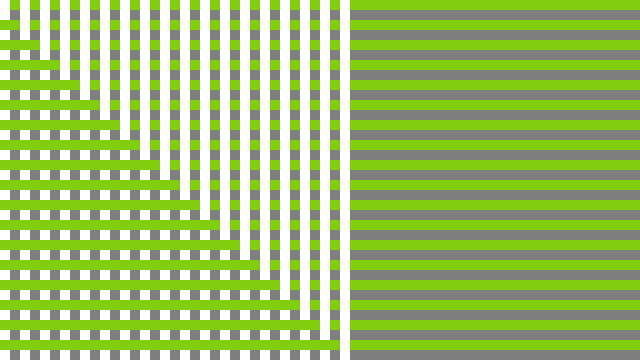
Frame 1 (no input)
Frame 60 (the mouse pressed at the canvas centre just before this capture): identical to frame 1, image omitted
Frame 120 (the mouse held since frame 60 and released just before this capture): identical to frame 1, image omitted

The Processing sketch that drew this single still picture (run headless with seeded random() and noise(); from frame 60 on, the mouse is pressed at the canvas centre):

// Processing sketch: widthHeight
// ── widthHeight.pde
/*
Width and Height.

The 'width' and 'height' variables contain the width and height of the display window as defined in the size() function.
*/

void setup() {
  size(640, 360);
}

void draw() {
  background(127); 
  noStroke(); // Disables drawing the stroke (outline). If both noStroke() and noFill() are called, nothing will be drawn to the screen. 
  
  for (int i = 0; i < height; i += 20){
    fill(129, 206, 15);    // Sets the color used to fill shapes
    rect(0, i, width, 10); // Draws a rectangle to the screen.
    fill(255);
    rect(i, 0, 10, height);
  }
}
